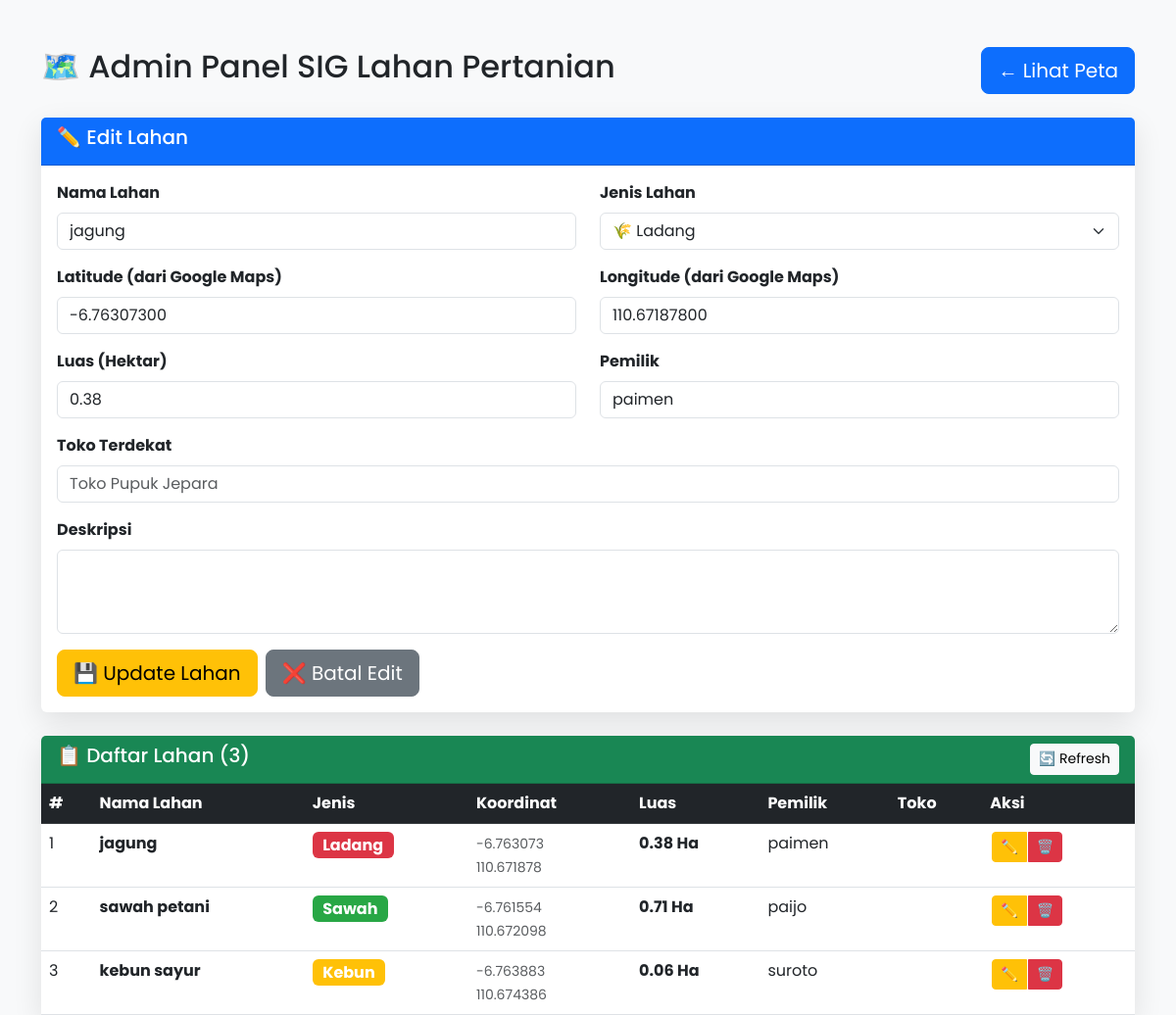
The app's page /admin.php?edit=5 (signed in) with its own data.
### tables this page shows
CREATE TABLE `lahan` (
  `id` int(11) NOT NULL,
  `nama_lahan` varchar(100) DEFAULT NULL,
  `jenis` enum('sawah','kebun','ladang') DEFAULT NULL,
  `lat` decimal(10,8) DEFAULT NULL,
  `lng` decimal(11,8) DEFAULT NULL,
  `luas_ha` decimal(8,2) DEFAULT NULL,
  `pemilik` varchar(100) DEFAULT NULL,
  `deskripsi` text DEFAULT NULL,
  `toko_terdekat` varchar(100) DEFAULT NULL,
  `created_at` timestamp NOT NULL DEFAULT current_timestamp()
);

### admin.php (the view, shortened to what this page needs)
<?php
require 'config.php';
$edit_id = isset($_GET['edit']) ? $_GET['edit'] : 0;
$edit_data = [];
if ($edit_id) {
    $stmt = $pdo->prepare("SELECT * FROM lahan WHERE id=?");
    $stmt->execute([$edit_id]);
    $edit_data = $stmt->fetch();
}
$stmt = $pdo->query("SELECT * FROM lahan ORDER BY created_at DESC");
$lahan = $stmt->fetchAll();
?>
<!DOCTYPE html>
<html lang="id">
<head>
    <link href="https://cdn.jsdelivr.net/npm/bootstrap@5.3.0/dist/css/bootstrap.min.css" rel="stylesheet">
</head>
<body>
    <div class="container mt-5">
        <div class="row">
            <div class="col-12">
                <div class="d-flex justify-content-between align-items-center mb-4">
                    <h2>🗺️ Admin Panel SIG Lahan Pertanian</h2>
                    <a href="index.php" class="btn btn-primary btn-lg">← Lihat Peta</a>
                </div>
                <div class="card mb-4">
                    <div class="card-header bg-primary text-white">
                        <h5><?= $edit_id ? '✏️ Edit Lahan' : '➕ Tambah Lahan Baru' ?></h5>
                    </div>
                    <div class="card-body">
                        <form method="POST">
                            <div class="row">
                                <div class="col-md-6 mb-3">
                                    <label class="form-label fw-bold">Nama Lahan</label>
                                    <input type="text" class="form-control" name="nama_lahan"
                                           value="<?= $edit_data['nama_lahan'] ?? '' ?>" required>
                                </div>
                                <div class="col-md-6 mb-3">
                                    <label class="form-label fw-bold">Jenis Lahan</label>
                                    <select class="form-select" name="jenis" required>
                                        <option value="ladang" <?= ($edit_data['jenis']??'')=='ladang'?'selected':'' ?>>🌾 Ladang</option>
                                    </select>
                                </div>
                                <div class="col-md-6 mb-3">
                                    <label class="form-label fw-bold">Latitude (dari Google Maps)</label>
                                    <input type="number" step="any" class="form-control" name="lat"
                                           value="<?= $edit_data['lat'] ?? '-6.552345' ?>" required>
                                </div>
                                <div class="col-md-6 mb-3">
                                    <label class="form-label fw-bold">Longitude (dari Google Maps)</label>
                                    <input type="number" step="any" class="form-control" name="lng"
                                           value="<?= $edit_data['lng'] ?? '110.662123' ?>" required>
                                </div>
                                <div class="col-md-6 mb-3">
                                    <label class="form-label fw-bold">Luas (Hektar)</label>
                                    <input type="number" step="0.01" class="form-control" name="luas_ha"
                                           value="<?= $edit_data['luas_ha'] ?? '' ?>" required>
                                </div>
                                <div class="col-md-6 mb-3">
                                    <label class="form-label fw-bold">Pemilik</label>
                                    <input type="text" class="form-control" name="pemilik"
                                           value="<?= $edit_data['pemilik'] ?? '' ?>" required>
                                </div>
                                <div class="col-12 mb-3">
                                    <label class="form-label fw-bold">Toko Terdekat</label>
                                    <input type="text" class="form-control" name="toko_terdekat"
                                           value="<?= $edit_data['toko_terdekat'] ?? '' ?>" placeholder="Toko Pupuk Jepara">
                                </div>
                                <div class="col-12 mb-3">
                                    <label class="form-label fw-bold">Deskripsi</label>
                                    <textarea class="form-control" name="deskripsi" rows="3"><?= $edit_data['deskripsi'] ?? '' ?></textarea>
                                </div>
                            </div>
                            <div class="d-flex gap-2">
                                <button type="submit" name="<?= $edit_id ? 'update' : 'add' ?>"
                                        class="btn btn-<?= $edit_id ? 'warning' : 'success' ?> btn-lg">
                                    <?= $edit_id ? '💾 Update Lahan' : '➕ Tambah Lahan' ?>
                                </button>
                                <?php if ($edit_id): ?>
                                    <a href="admin.php" class="btn btn-secondary btn-lg">❌ Batal Edit</a>
                                <?php endif; ?>
                            </div>
                        </form>
                    </div>
                </div>
                <div class="card">
                    <div class="card-header bg-success text-white d-flex justify-content-between">
                        <h5>📋 Daftar Lahan (<?= count($lahan) ?>)</h5>
                        <a href="admin.php" class="btn btn-light btn-sm">🔄 Refresh</a>
                    </div>
                    <div class="card-body p-0">
                        <div class="table-responsive">
                            <table class="table table-hover mb-0">
                                <thead class="table-dark">
                                    <tr>
                                        <th>#</th>
                                        <th>Nama Lahan</th>
                                        <th>Jenis</th>
                                        <th>Koordinat</th>
                                        <th>Luas</th>
                                        <th>Pemilik</th>
                                        <th>Toko</th>
                                        <th>Aksi</th>
                                    </tr>
                                </thead>
                                <tbody>
                                    <?php foreach ($lahan as $index => $item): ?>
                                    <tr>
                                        <td><?= $index + 1 ?></td>
                                        <td><strong><?= htmlspecialchars($item['nama_lahan']) ?></strong></td>
                                        <td>
                                            <span class="badge badge-<?= $item['jenis'] ?> fs-6">
                                                <?= ucfirst($item['jenis']) ?>
                                            </span>
                                        </td>
                                        <td>
                                            <small class="text-muted">
                                                <?= number_format($item['lat'], 6) ?><br>
                                                <?= number_format($item['lng'], 6) ?>
                                            </small>
                                        </td>
                                        <td><strong><?= $item['luas_ha'] ?> Ha</strong></td>
                                        <td><?= htmlspecialchars($item['pemilik']) ?></td>
                                        <td><?= htmlspecialchars($item['toko_terdekat']) ?></td>
                                        <td>
                                            <div class="btn-group btn-group-sm" role="group">
                                                <a href="?edit=<?= $item['id'] ?>" class="btn btn-warning btn-action" title="Edit">
                                                    ✏️
                                                </a>
                                                <a href="?delete=<?= $item['id'] ?>" class="btn btn-danger btn-action"
                                                   onclick="return confirm('Hapus lahan <?= $item['nama_lahan'] ?>?')" title="Hapus">
                                                    🗑️
                                                </a>
                                            </div>
                                        </td>
                                    </tr>
                                    <?php endforeach; ?>
                                </tbody>
                            </table>
                        </div>
                    </div>
                </div>
            </div>
        </div>
    </div>
</body>
</html>

### admin.php (style rules this page uses)
body { font-family: 'Poppins', sans-serif; background: #f8f9fa; }
.card { box-shadow: 0 10px 30px rgba(0,0,0,0.1); border: none; }
.badge-sawah { background: #28a745 !important; }
.badge-kebun { background: #ffc107 !important; }
.badge-ladang { background: #dc3545 !important; }
.btn-action { margin: 0 2px; }

### records on screen
lahan: nama_lahan "jagung", jenis "🌾 Ladang", lat "-6.76307300", lng "110.67187800", luas_ha "0.38", pemilik "paimen", jenis "Ladang", lat "-6.763073", lng "110.671878"
lahan: nama_lahan "sawah petani", jenis "Sawah", lat "-6.761554", lng "110.672098", luas_ha "0.71", pemilik "paijo"
lahan: nama_lahan "kebun sayur", jenis "Kebun", lat "-6.763883", lng "110.674386", luas_ha "0.06", pemilik "suroto"

### other values on screen
count($lahan) "3"
